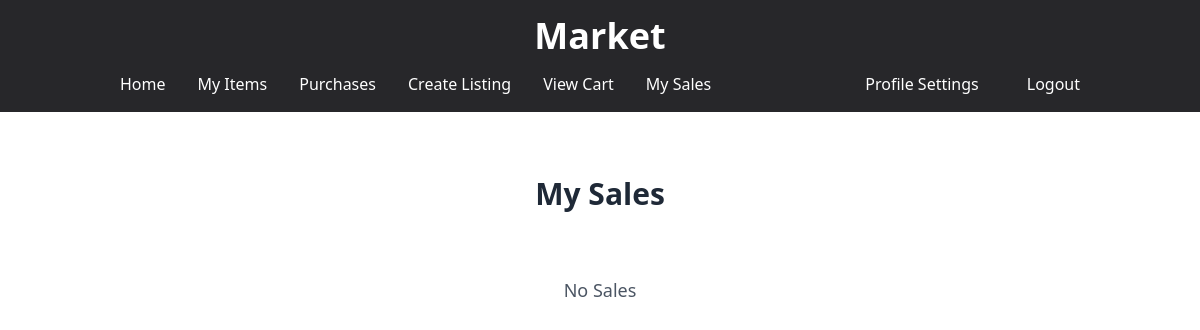
Before: /Item/mySales (signed in) with the older database file.
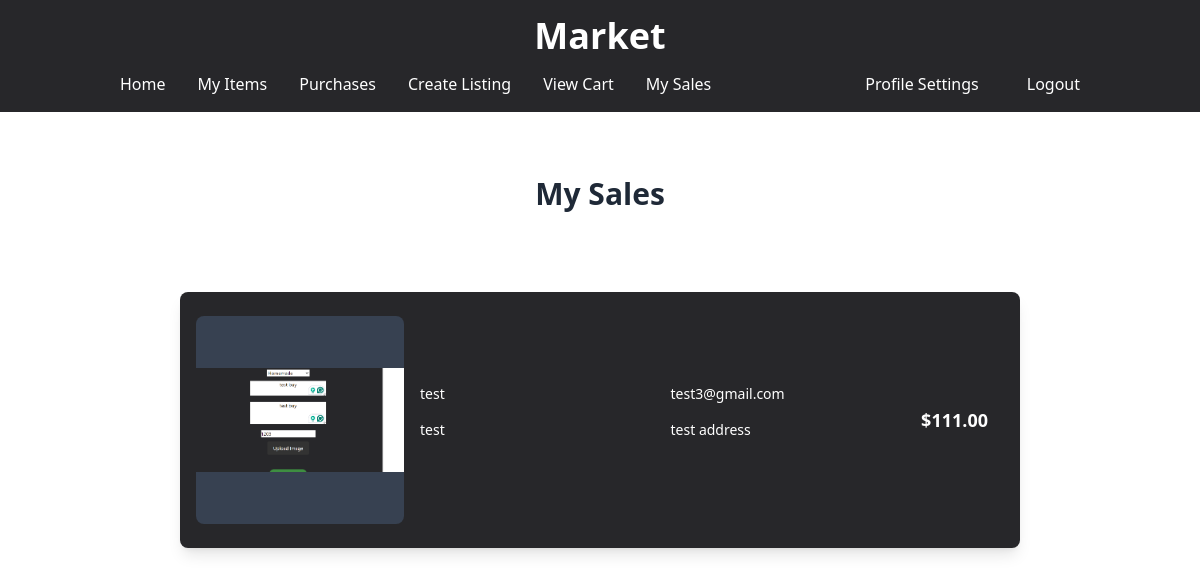
After: the same page with the newer database file.
### Item/models.py (models this page shows, shortened)
class Item(models.Model):
    CATEGORY_CHOICES = [
        ('handmade', 'Handmade'),
        ('collectible', 'Collectible'),
        ('general_market', 'General Market'),
    ]
    user = models.ForeignKey(settings.AUTH_USER_MODEL, on_delete=models.CASCADE, related_name="items")
    category = models.CharField(max_length=50, choices=CATEGORY_CHOICES)
    title = models.CharField(max_length=50)
    description = models.TextField()
    price = models.DecimalField(max_digits=10, decimal_places=2)
    image = models.ImageField(upload_to='item_images/', blank=False, null=False)
    addedDate = models.DateTimeField(auto_now_add=True)
    is_sold = models.BooleanField(default=False)

class Purchase(models.Model):
    item = models.ForeignKey(Item, on_delete=models.CASCADE)
    user = models.ForeignKey(settings.AUTH_USER_MODEL, on_delete=models.CASCADE)
    name = models.CharField(max_length=100)
    number = models.CharField(max_length=15)
    address = models.CharField(max_length=100)
    email = models.EmailField()
    payment_info = models.CharField(max_length=100)
    created_at = models.DateTimeField(auto_now_add=True)

### app_user/models.py (models this page shows, shortened)
class AppUser(AbstractBaseUser, PermissionsMixin):
	user_id = models.AutoField(primary_key=True)
	email = models.EmailField(max_length=50, unique=True, blank=False, null=False)
	username = models.CharField(max_length=50, blank=False, null=False)
	is_staff = models.BooleanField(default=False)
	is_active = models.BooleanField(default=True)
	USERNAME_FIELD = 'email'
	REQUIRED_FIELDS = ['username']
	objects = AppUserManager()

### Item/views.py (the view)
# urls.py: path("mySales", views.mySales, name="mySales"),
@login_required
def mySales(request):
    if request.method == "GET":
        db = DatabaseSingleton()
        myItems = db.getMySales(request)
        return render(request, "Item/mySales.html", {"items" : myItems})

### services.py (called while the page is built)
    def __new__(cls):
        if cls._instance is None:
            cls._instance = super(DatabaseSingleton, cls).__new__(cls)
        return cls._instance

    def getMySales(self, request):
        myItems = Item.objects.filter(user=request.user, is_sold=True)
        purchases = Purchase.objects.all()
        purchases = []
        for item in myItems:
            purchase = {}
            saleUser = Purchase.objects.get(item=item)
            purchase["title"] = item.title
            purchase["description"] = item.description
            purchase["price"] = item.price
            purchase["user"] = saleUser.user.email
            purchase["address"] = saleUser.address
            purchase["image"] = item.image.url
            purchases.append(purchase)
        return purchases

### templates/Item/mySales.html (shortened to what this page needs)
<!DOCTYPE html>
{% load static %}
<html lang="en">
<head>
    <link href="https://cdnjs.cloudflare.com/ajax/libs/tailwindcss/2.0.2/tailwind.min.css" rel="stylesheet">
    <script src="https://cdn.tailwindcss.com"></script>
</head>
<body>
    <div class="w-full bg-zinc-800">
        <div class="container mx-auto px-4 pt-4">
            <h1 class="text-4xl font-bold text-white text-center">Market</h1>
        </div>
        <div class="container mx-auto px-4 py-2">
            <nav class="flex justify-between items-center">
                <div class="flex">
                    <a href="{% url 'index' %}" class="text-white hover:text-gray-300 block px-4 py-2">Home</a>
                    <a href="{% url 'myItems' %}" class="text-white hover:text-gray-300 block px-4 py-2">My Items</a>
                    <a href="{% url 'purchases' %}" class="text-white hover:text-gray-300 block px-4 py-2">Purchases</a>
                    <a href="{% url 'createItem' %}" class="text-white hover:text-gray-300 block px-4 py-2">Create Listing</a>
                    <a href="{% url 'viewCart' %}" class="text-white hover:text-gray-300 block px-4 py-2">View Cart</a>
                    <a href="{% url 'mySales' %}" class="text-white hover:text-gray-300 block px-4 py-2">My Sales</a>
                </div>
                <div class="flex space-x-4">
                    {% if user.is_authenticated %}
                        <a href="{% url 'profile_settings' %}" class="text-white hover:text-gray-300 block px-4 py-2">Profile Settings</a>
                        <a href="{% url 'logout' %}" class="text-white hover:text-gray-300 block px-4 py-2">Logout</a>
                    {% else %}
                        <a href="{% url 'loginPage' %}" class="text-white hover:text-gray-300 block px-4 py-2">Login</a>
                    {% endif %}
                </div>
            </nav>
        </div>
    </div>
    <div class="w-full justify-center text-center my-16">
        <h1 class="text-3xl font-bold text-gray-800">My Sales</h1>
    </div>
    <div class="w-[70%] mx-auto grid grid-cols-1">
        {% for item in items %}
            <div class="bg-zinc-800 p-4 rounded-lg shadow-lg my-4 flex items-center h-64">
                <div class="w-52 h-52 flex items-center justify-center overflow-hidden rounded-lg mr-4 bg-gray-700">
                    <img src="{{ item.image }}" alt="{{ item.title }}" class="w-full h-full object-contain">
                </div>
                <div class="flex-1">
                    <p class="text-white text-sm mb-4">{{ item.title|truncatewords:15 }}</p>
                    <p class="text-white text-sm mb-4">{{ item.description|truncatewords:15 }}</p>
                </div>
                <div class="flex-1">
                    <p class="text-white text-sm mb-4">{{ item.user|truncatewords:15 }}</p>
                    <p class="text-white text-sm mb-4">{{ item.address|truncatewords:15 }}</p>
                </div>
                <div class="text-lg font-semibold text-white mr-4">
                    ${{ item.price }}
                </div>
            </div>
        {% empty %}
            <p class="text-center col-span-full text-lg text-gray-600">No Sales</p>
        {% endfor %}
    </div>
</body>
</html>

Changed rows visible on the page:
added Item: title (picture), title "test", description "test", price "111.00"
now on this page (row edited): AppUser: user "test3@gmail.com"
added Purchase: address "test address"
Other visible differences:
text no longer shown: "No Sales"
